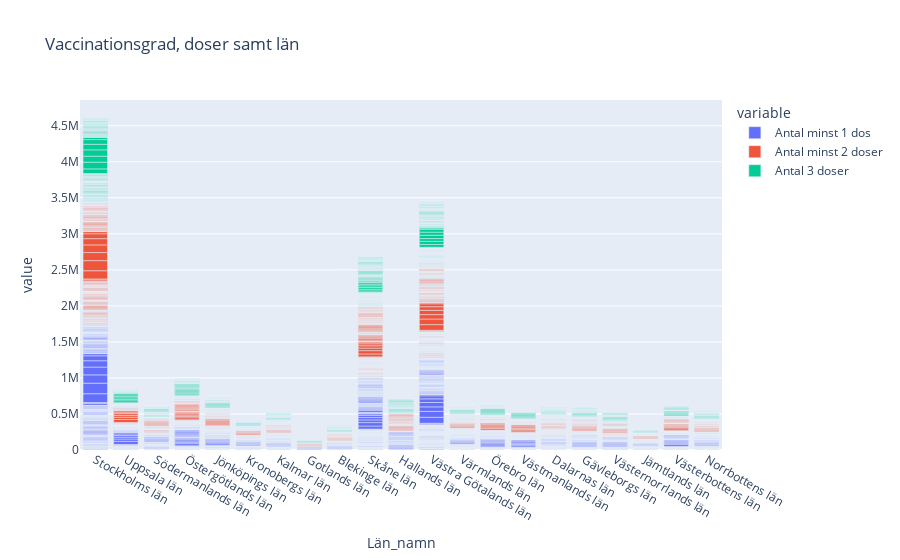

Notebook code for this chart:
### Code cell
fig = px.bar(vaccine_doses, x = "Län_namn", y =["Antal minst 1 dos", "Antal minst 2 doser", "Antal 3 doser"], title = "Vaccinationsgrad, doser samt län")
fig.show()
fig.write_html("../Labb/Visualiseringar/Vaccinations_doser_per_lan.html")

#skriver ut diagrammet med användande av tidigare plotly metod samt sparar i min visuals

### Figure 1 — Plotly figure (JSON) as saved in the notebook; plotly's stock layout.template omitted (floating-point values rounded to 4 significant figures; data arrays with more than 128 entries replaced by an {"elided": "..."} marker saying what was removed)
{"data": [{"alignmentgroup": "True", "hovertemplate": "variable=Antal minst 1 dos<br>Län_namn=%{x}<br>value=%{y}<extra></extra>", "legendgroup": "Antal minst 1 dos", "marker": {"color": "#636efa", "pattern": {"shape": ""}}, "name": "Antal minst 1 dos", "offsetgroup": "Antal minst 1 dos", "orientation": "v", "showlegend": true, "textposition": "auto", "type": "bar", "x": {"elided": "2900 str values"}, "xaxis": "x", "y": {"elided": "2900 int values"}, "yaxis": "y"}, {"alignmentgroup": "True", "hovertemplate": "variable=Antal minst 2 doser<br>Län_namn=%{x}<br>value=%{y}<extra></extra>", "legendgroup": "Antal minst 2 doser", "marker": {"color": "#EF553B", "pattern": {"shape": ""}}, "name": "Antal minst 2 doser", "offsetgroup": "Antal minst 2 doser", "orientation": "v", "showlegend": true, "textposition": "auto", "type": "bar", "x": {"elided": "2900 str values"}, "xaxis": "x", "y": {"elided": "2900 int values"}, "yaxis": "y"}, {"alignmentgroup": "True", "hovertemplate": "variable=Antal 3 doser<br>Län_namn=%{x}<br>value=%{y}<extra></extra>", "legendgroup": "Antal 3 doser", "marker": {"color": "#00cc96", "pattern": {"shape": ""}}, "name": "Antal 3 doser", "offsetgroup": "Antal 3 doser", "orientation": "v", "showlegend": true, "textposition": "auto", "type": "bar", "x": {"elided": "2900 str values"}, "xaxis": "x", "y": {"elided": "2900 int values"}, "yaxis": "y"}], "layout": {"barmode": "relative", "legend": {"title": {"text": "variable"}, "tracegroupgap": 0}, "title": {"text": "Vaccinationsgrad, doser samt län"}, "xaxis": {"anchor": "y", "domain": [0, 1], "title": {"text": "Län_namn"}}, "yaxis": {"anchor": "x", "domain": [0, 1], "title": {"text": "value"}}}}
